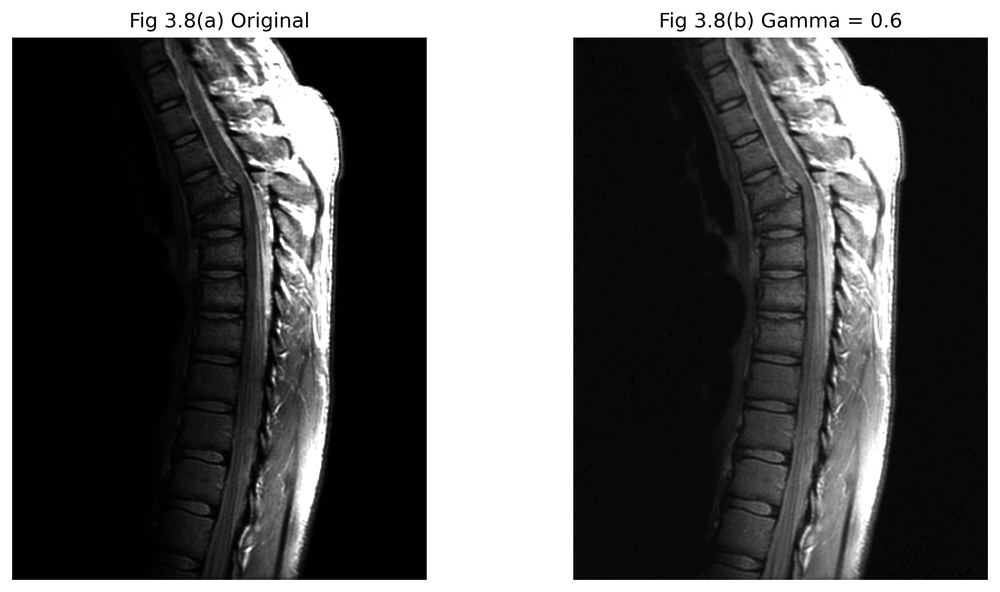
#> input picture results/chapter3/gamma_transformation.png, 1000 x 592 px, shrunk from 2477 x 1466 before the run
$ python gamma_transformation.py --input ../../results/chapter3/gamma_transformation.png
#> lines starting #> are read from the running program, lines starting #| are printed output that depends on the picture
### src/common.py
"""
Shared I/O and visualization helpers for the image-processing examples.
"""

from __future__ import annotations

from pathlib import Path

import cv2
import matplotlib.pyplot as plt
import numpy as np


PROJECT_ROOT = Path(__file__).resolve().parents[1]


def load_grayscale(path):
    """Load an image as 8-bit grayscale."""

    path = Path(path)

    if not path.exists():
        raise FileNotFoundError(f"Input image not found: {path}")

    image = cv2.imread(
        str(path),
        cv2.IMREAD_GRAYSCALE,
    )
#> image is the input picture: shape (592, 1000); min 0, max 255, mean 91.8

    if image is None:
        raise ValueError(
            f"OpenCV could not read the input image: {path}"
        )

    return image


# [22 lines left out: function normalize_to_uint8, not called in this run]


def default_output_path(chapter, filename):
    """Return the default generated-output path."""

    return PROJECT_ROOT / "outputs" / chapter / filename


def save_comparison(
    original,
    processed,
    output_path,
    processed_title,
    original_title="Input",
):
    """Save a side-by-side grayscale comparison figure."""

    output_path = Path(output_path)
    output_path.parent.mkdir(
        parents=True,
        exist_ok=True,
    )

    figure = plt.figure(
        figsize=(10, 5)
    )

    axis_original = figure.add_subplot(
        1, 2, 1
    )
    axis_original.imshow(
        original,
        cmap="gray",
        vmin=0,
        vmax=255,
    )
    axis_original.set_title(
        original_title
    )
    axis_original.axis("off")

    axis_processed = figure.add_subplot(
        1, 2, 2
    )
    axis_processed.imshow(
        processed,
        cmap="gray",
        vmin=0,
        vmax=255,
    )
    axis_processed.set_title(
        processed_title
    )
    axis_processed.axis("off")

    figure.tight_layout()
    figure.savefig(
        output_path,
        dpi=200,
        bbox_inches="tight",
    )
    plt.close(figure)

    return output_path

### src/chapter3_intensity_processing/gamma_transformation.py
from __future__ import annotations

import argparse
import sys
from pathlib import Path

import cv2
import numpy as np

PROJECT_ROOT = Path(__file__).resolve().parents[2]
if str(PROJECT_ROOT) not in sys.path:
    sys.path.insert(0, str(PROJECT_ROOT))

from src.common import (
    default_output_path,
    load_grayscale,
    normalize_to_uint8,
    save_comparison,
)


def gamma_transform(image, gamma=0.6):
#> called with gamma = 0.6
    gamma = float(gamma)

    if gamma <= 0:
        raise ValueError("Gamma must be greater than zero.")

    normalized = image.astype(np.float32) / 255.0
    transformed = np.power(normalized, gamma)
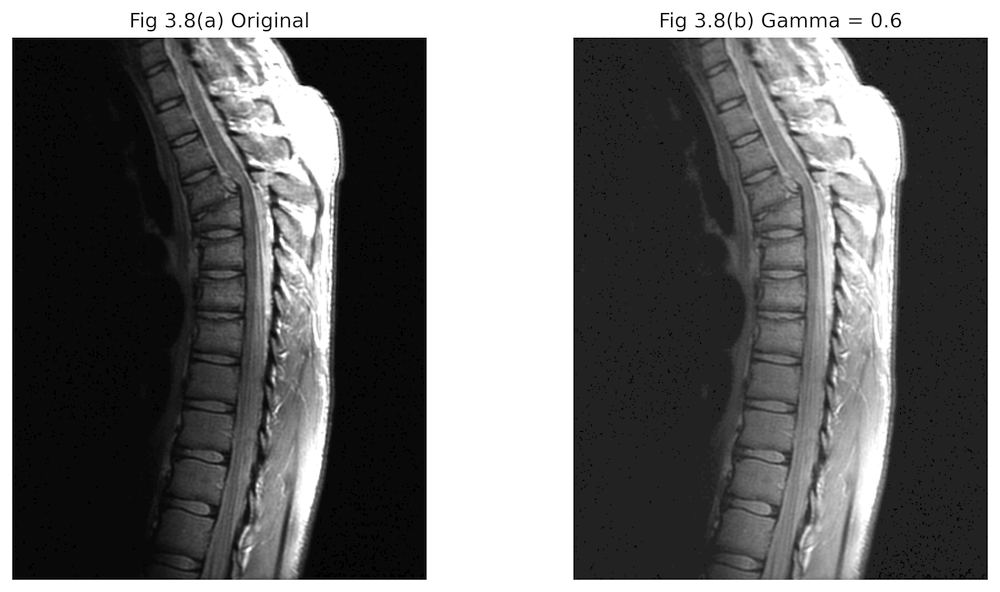
#> transformed: shape (592, 1000) float32; min 0, max 1, mean 0.43

    return np.clip(
        transformed * 255.0,
        0,
        255,
    ).astype(np.uint8)


def main():
    parser = argparse.ArgumentParser(
        description="Apply power-law (gamma) transformation."
    )
    parser.add_argument("--input", required=True)
    parser.add_argument("--gamma", type=float, default=0.6)
    parser.add_argument(
        "--output",
        default=str(
            default_output_path(
                "chapter3",
                "gamma_transformation.png",
            )
        ),
    )
    args = parser.parse_args()

    image = load_grayscale(args.input)
    result = gamma_transform(
        image,
        gamma=args.gamma,
    )

    output = save_comparison(
        image,
        result,
        args.output,
        f"Gamma Transformation (gamma={args.gamma:g})",
    )
#> in save_comparison, `figure.savefig( output_path, dpi=200, bbox_inches="tight", )`:
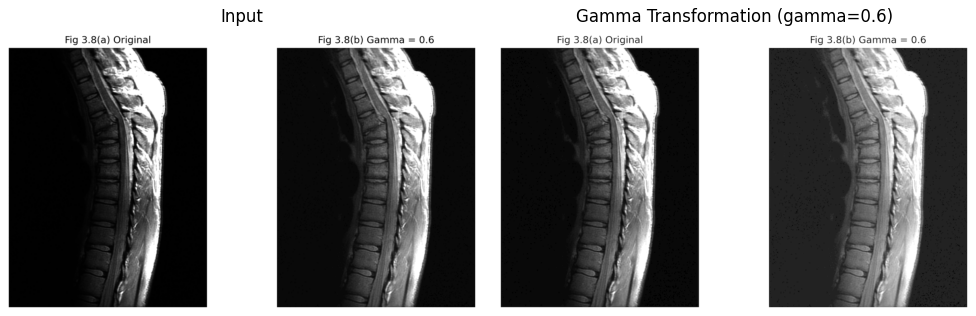
#> figure drawn by matplotlib, 2 panels
    print(f"Saved: {output}")
#| Saved: outputs/chapter3/gamma_transformation.png


if __name__ == "__main__":
    main()

$ run again, with results/chapter3/histogram_equalization.png copied over results/chapter3/gamma_transformation.png
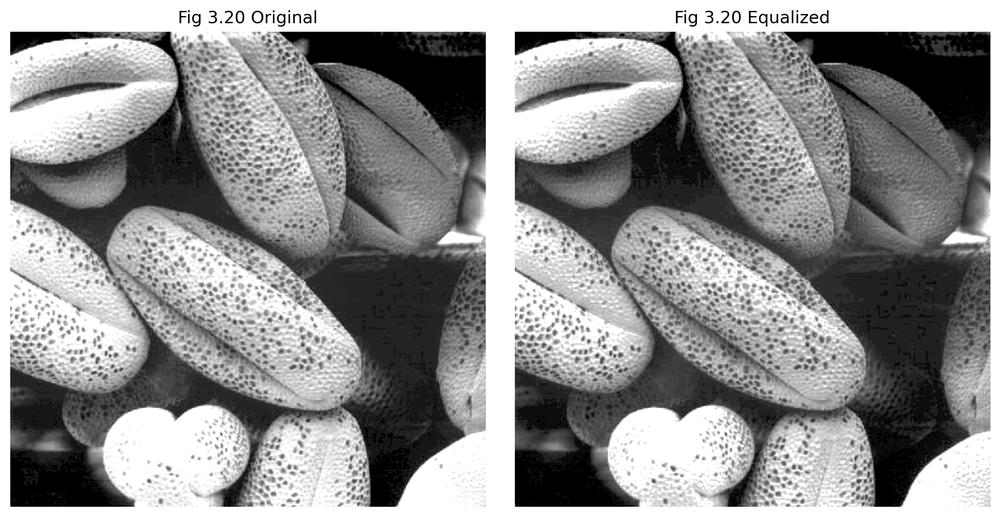
#> input picture results/chapter3/histogram_equalization.png, 1000 x 517 px, shrunk from 2929 x 1515 before the run
#> in load_grayscale, image is the input picture: shape (517, 1000); min 0, max 255, mean 143.4
#> in gamma_transform, `transformed = np.power(normalized, gamma)`:
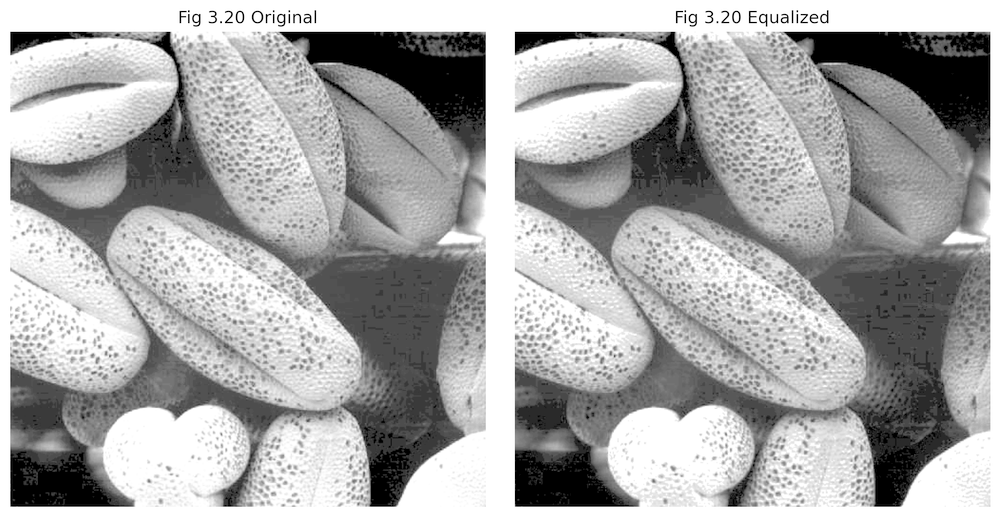
#> transformed: shape (517, 1000) float32; min 0, max 1, mean 0.661
#> in save_comparison, `figure.savefig( output_path, dpi=200, bbox_inches="tight", )`:
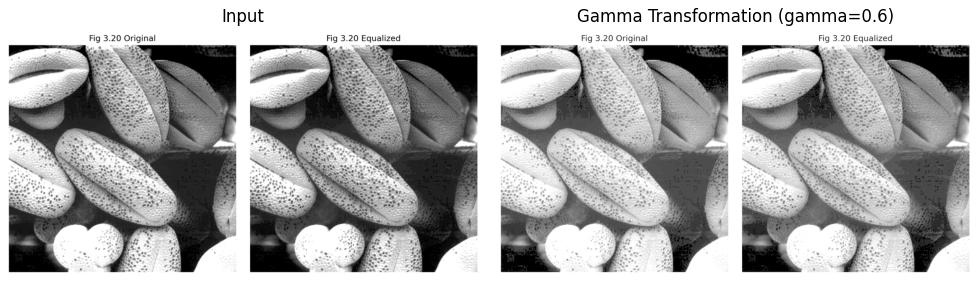
#> figure drawn by matplotlib, 2 panels
#| Saved: outputs/chapter3/gamma_transformation.png
